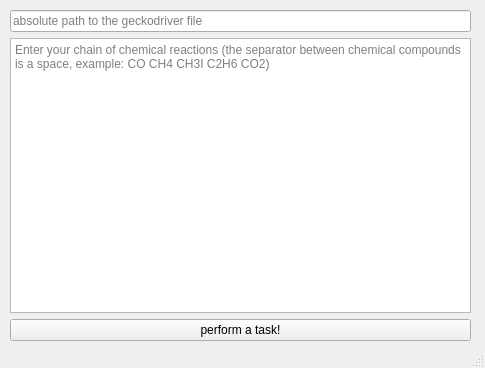
<?xml version="1.0" encoding="UTF-8"?>
<ui version="4.0">
 <class>MainWindow</class>
 <widget class="QMainWindow" name="MainWindow">
  <property name="geometry">
   <rect>
    <x>0</x>
    <y>0</y>
    <width>485</width>
    <height>368</height>
   </rect>
  </property>
  <property name="maximumSize">
   <size>
    <width>485</width>
    <height>368</height>
   </size>
  </property>
  <property name="windowTitle">
   <string>ChemicalHelper</string>
  </property>
  <widget class="QWidget" name="centralwidget">
   <widget class="QWidget" name="verticalLayoutWidget">
    <property name="geometry">
     <rect>
      <x>10</x>
      <y>10</y>
      <width>461</width>
      <height>331</height>
     </rect>
    </property>
    <layout class="QVBoxLayout" name="verticalLayout">
     <item>
      <widget class="QLineEdit" name="driverPathLineEdit">
       <property name="inputMask">
        <string/>
       </property>
       <property name="text">
        <string/>
       </property>
       <property name="placeholderText">
        <string>absolute path to the geckodriver file</string>
       </property>
      </widget>
     </item>
     <item>
      <widget class="QTextEdit" name="ChainOfEquationsLineEdit">
       <property name="placeholderText">
        <string>Enter your chain of chemical reactions (the separator between chemical compounds is a space, example: CO CH4 CH3I C2H6 CO2)</string>
       </property>
      </widget>
     </item>
     <item>
      <widget class="QPushButton" name="startTaskButton">
       <property name="text">
        <string>perform a task!</string>
       </property>
      </widget>
     </item>
    </layout>
   </widget>
  </widget>
  <widget class="QStatusBar" name="statusbar"/>
 </widget>
 <resources/>
 <connections/>
</ui>
